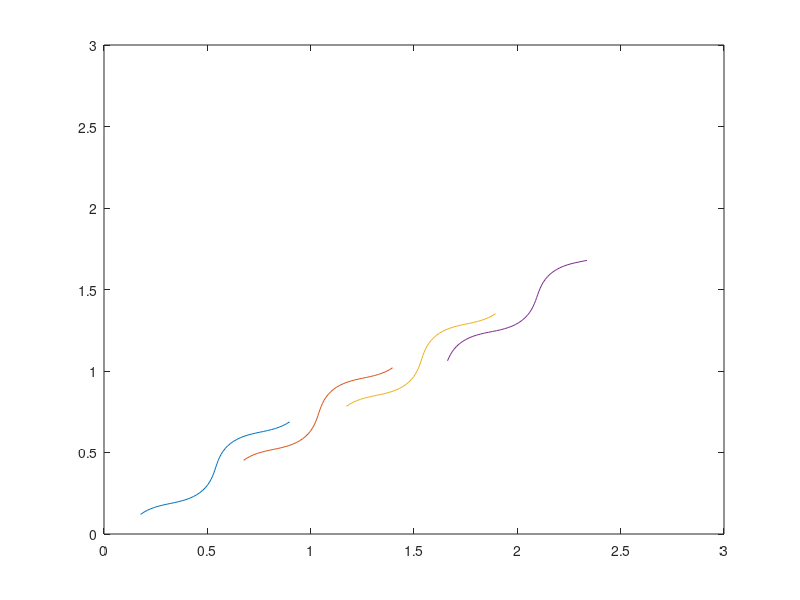

The MATLAB script that drew this image:
clear all
load snakeendpoint

N = 50;

ds=1/N;
s=(0:N)*ds;
xmat =[];
ymat =[];

    for i=1:length(tthxy)
       t = tthxy(i,1);

       
        theta1 = tthxy(i,2) + (A/(k*pi)*((sin(k*pi*s + 2*pi*t)) - sin(2*pi*t)));
        theta2 = tthxy(i,2) + (A/(k*pi)*((sin(k*pi*s + 2*pi*t)) - sin(2*pi*t)));

        xvector = [tthxy(i,3)];
        yvector = [tthxy(i,4)];
        xstart = tthxy(i,3);
        ystart = tthxy(i,4);
        xres = [];
        yres = [];
        for j=1:N
            xvector=xstart+((ds/2)*(cos((theta1(j)))+cos(theta1(j+1))));
            yvector=ystart+((ds/2)*(sin((theta2(j)))+sin(theta2(j+1))));
            xmat(i,j) = yvector;
            ymat(i,j) = xvector;
            xstart = xvector;
            ystart = yvector;
        end
    end

fyrat = [50, 200, 350, 490]

for i=1:4
    plot(xmat(fyrat(i),:),ymat(fyrat(i),:))
    hold on
end


axis([0 3.0 0 3.0]);
figure;
noT=length(tthxy);
clf;
xs=min(min(ymat))-0.1;
xe=max(max(xmat))+0.1;
ys=min(min(ymat))-0.1;
ye=max(max(xmat))+0.1;
clear MV;
for ti=1:noT
    hold off;
    plot(xmat(ti,:),ymat(ti,:));
    axis('image');
    axis([xs xe ys ye]);
    axis('off');
    MV(ti)=getframe;
end;
movie(MV);